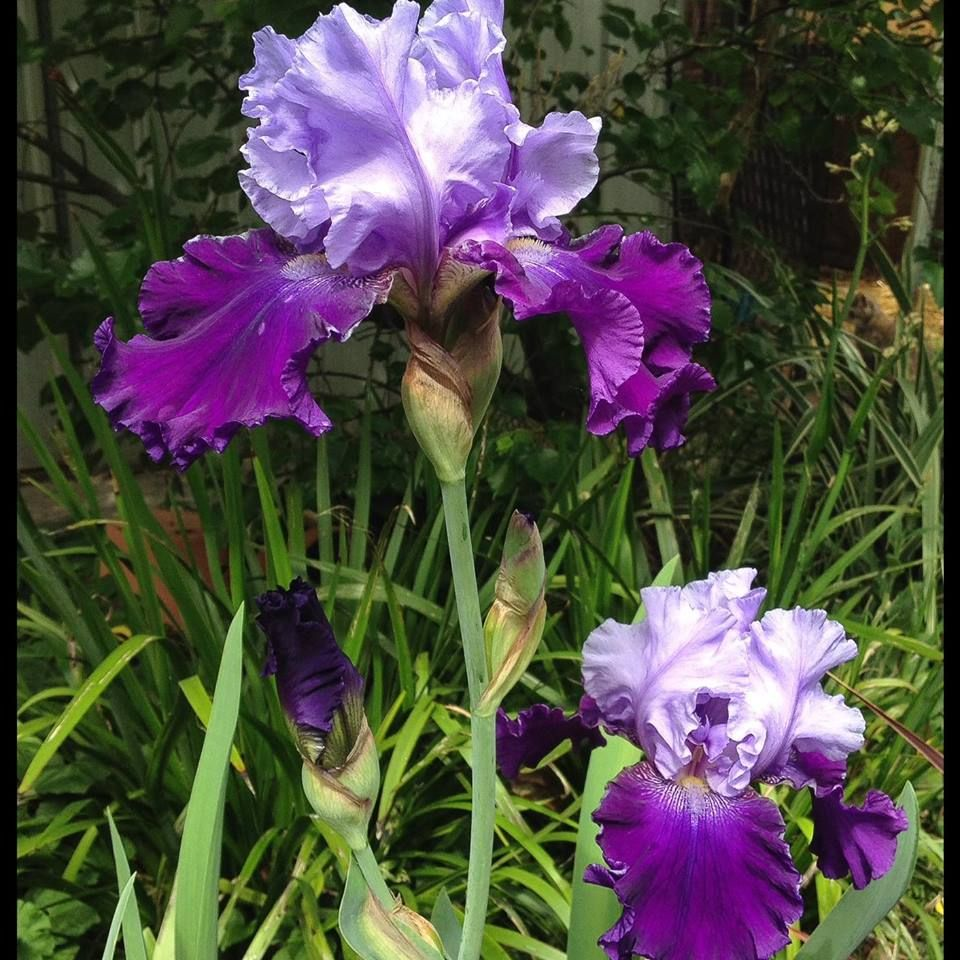
#> input picture Python/Image Processing & matplotlib/iris.png, 960 x 960 px
$ python HW1Q4.py
#> lines starting #> are read from the running program, lines starting #| are printed output that depends on the picture
import cv2
import numpy as np

img = cv2.imread('iris.png')
#> img is the input picture: shape (960, 960, 3); mean B, G, R 69.4, 75.6, 79.9

b,g,r = cv2.split(img)
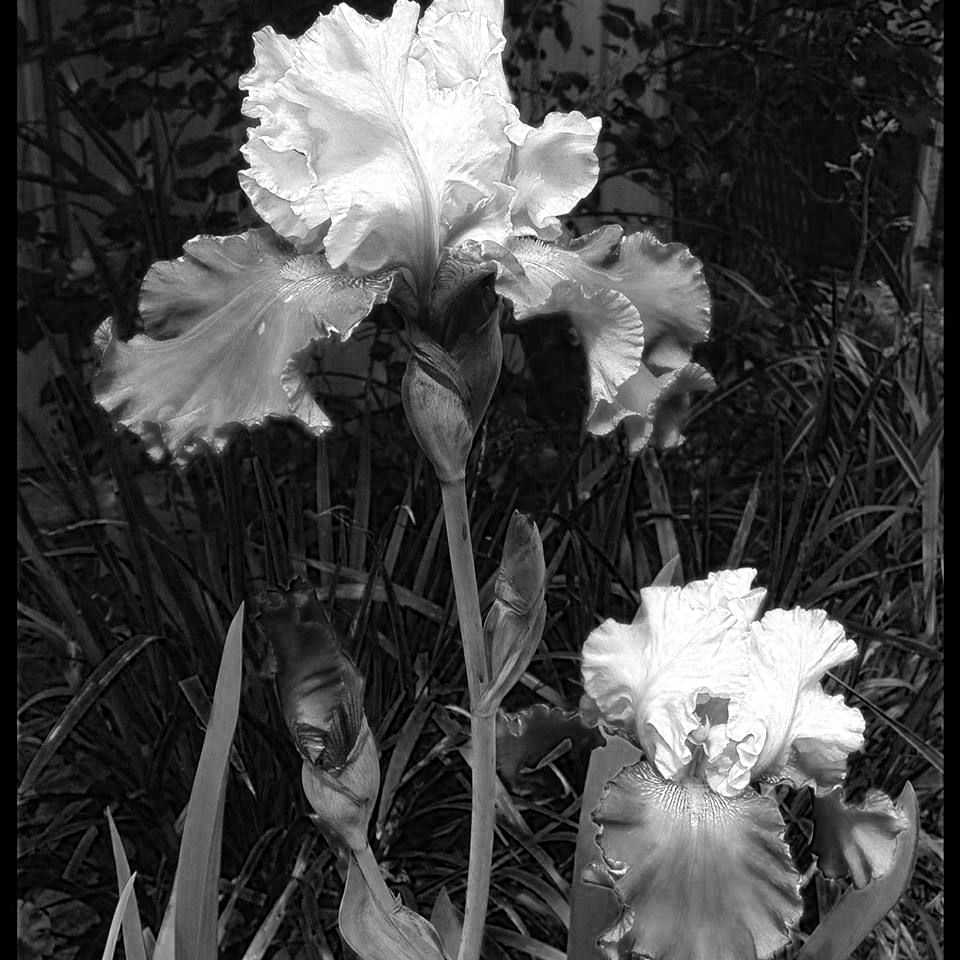
#> b: shape (960, 960); min 0, max 255, mean 69.4
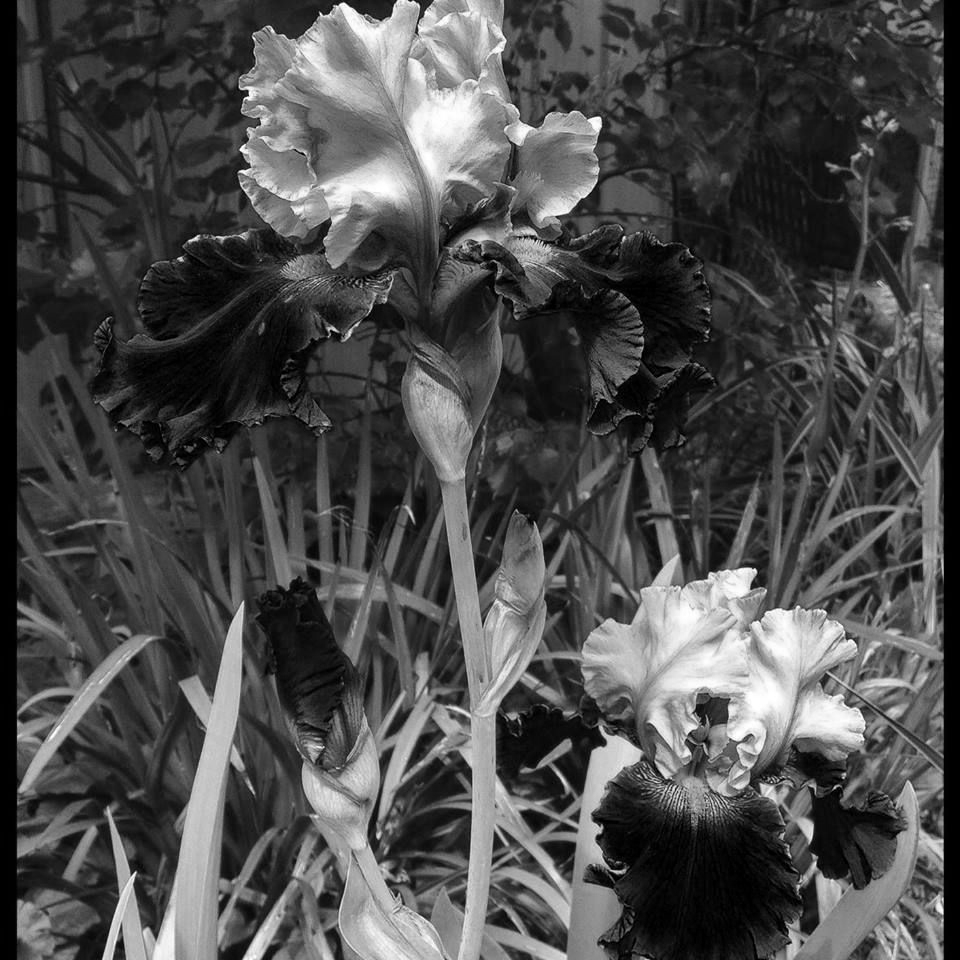
#> g: shape (960, 960); min 0, max 255, mean 75.6
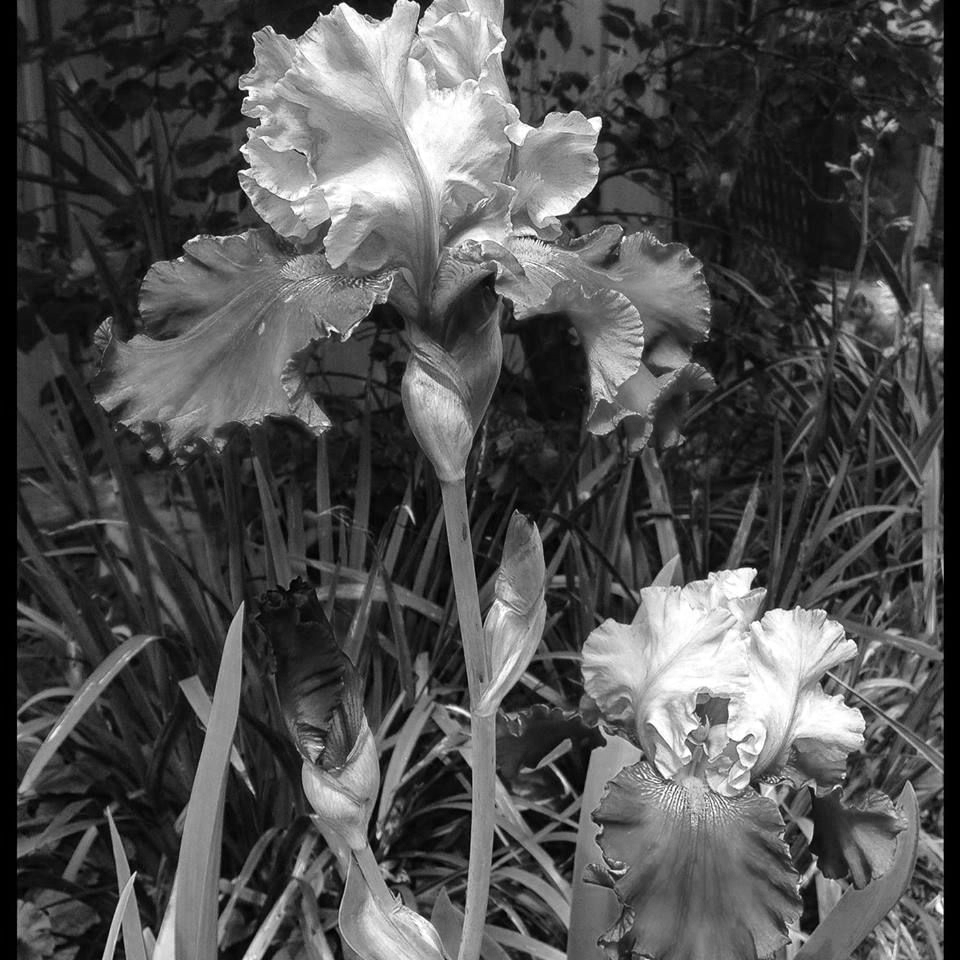
#> r: shape (960, 960); min 0, max 255, mean 79.9

merged_img = cv2.merge([b,g,r])

cv2.imshow("merged", merged_img)
cv2.waitKey(0)
cv2.destroyAllWindows()
cv2.waitKey(1)

merged_img[:, :, 1] = 0
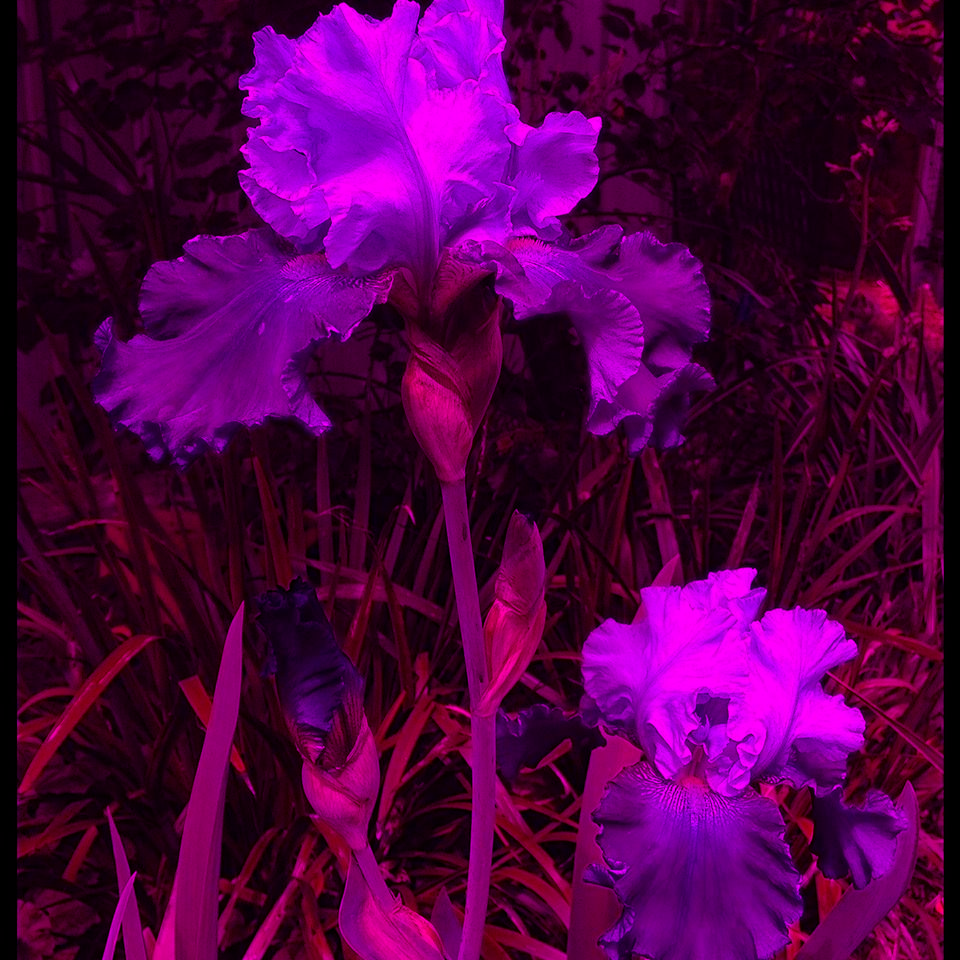
#> merged_img: shape (960, 960, 3); mean B, G, R 69.4, 0, 79.9

cv2.imshow("merged", merged_img)
cv2.waitKey(0)
cv2.destroyAllWindows()
cv2.waitKey(1)

red_merge = cv2.merge([r,r,r])

cv2.imshow("merged", red_merge)
cv2.waitKey(0)
cv2.destroyAllWindows()
cv2.waitKey(1)

$ run again, with Python/Image Processing & matplotlib/color_sunset.png copied over Python/Image Processing & matplotlib/iris.png
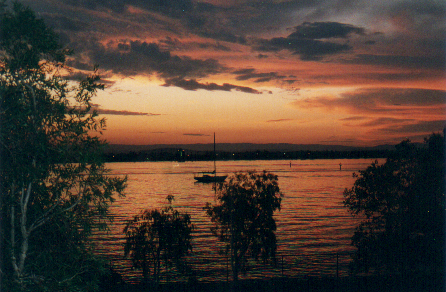
#> input picture Python/Image Processing & matplotlib/color_sunset.png, 446 x 292 px
#> img is the input picture: shape (292, 446, 3); mean B, G, R 52, 63.1, 80.3
#> `b,g,r = cv2.split(img)`:
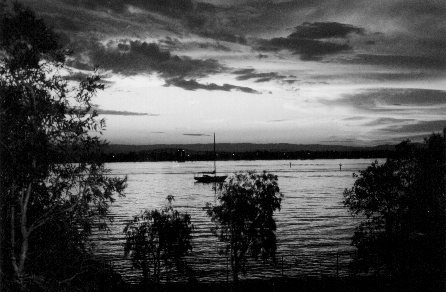
#> r: shape (292, 446); min 0, max 241, mean 80.3
#> `merged_img[:, :, 1] = 0`:
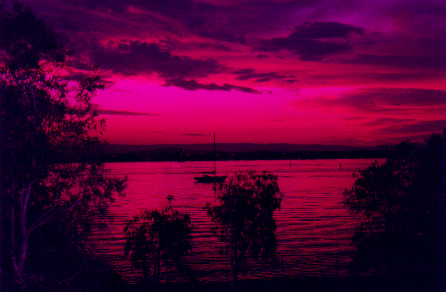
#> merged_img: shape (292, 446, 3); mean B, G, R 52, 0, 80.3
